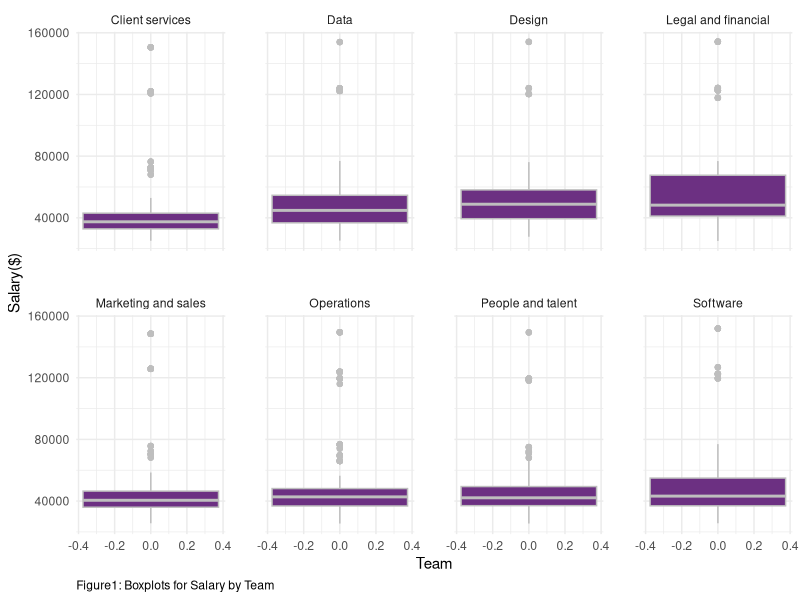
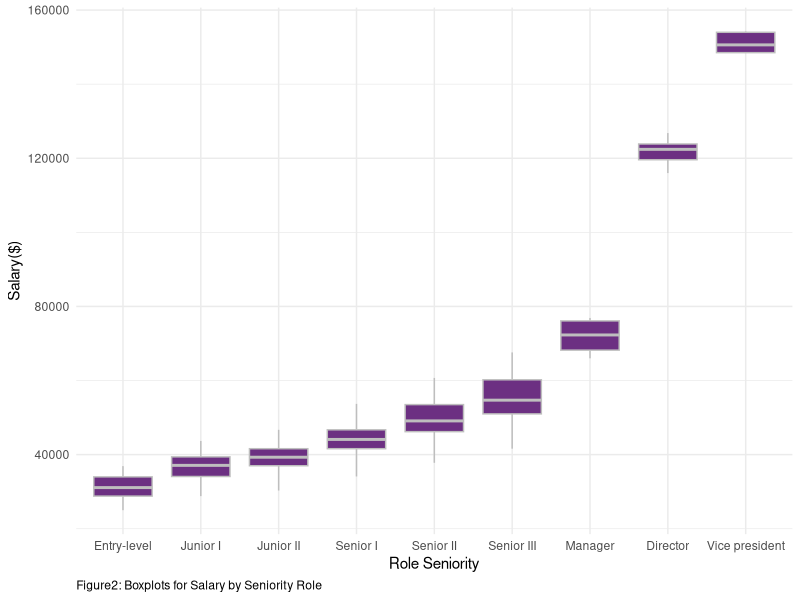
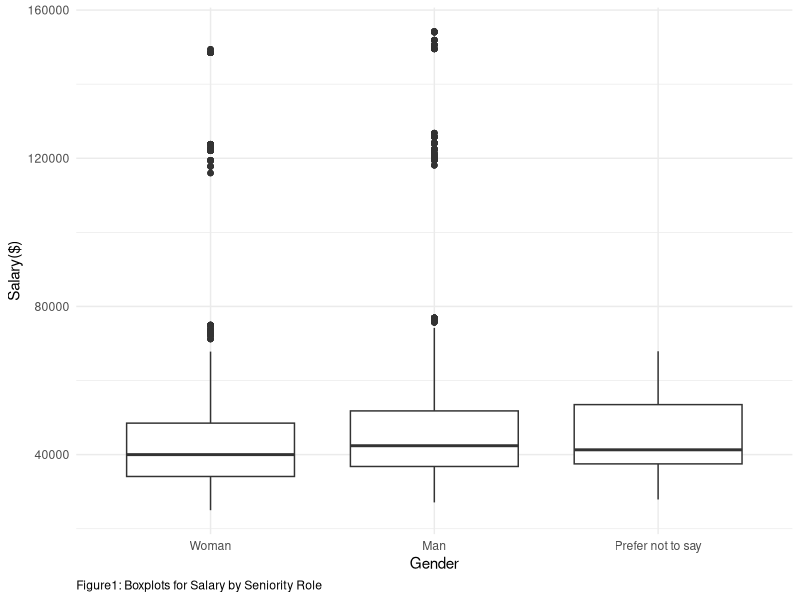
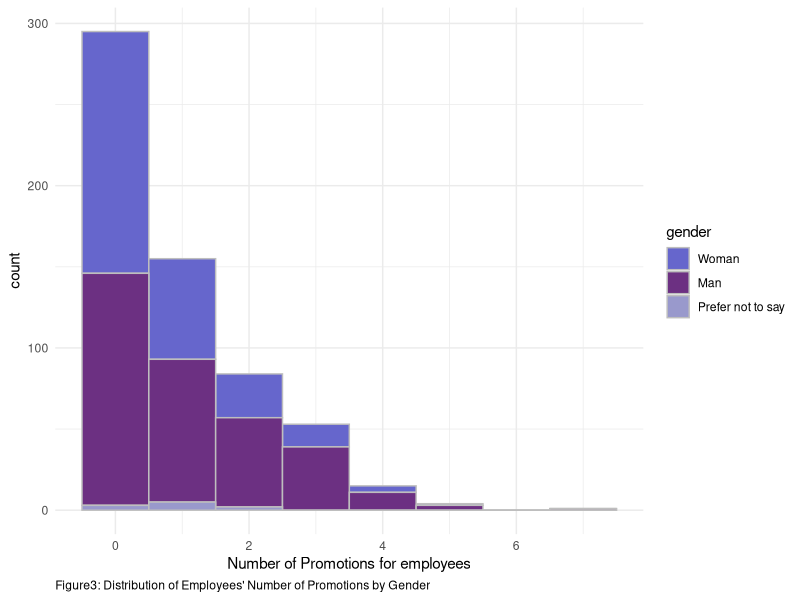
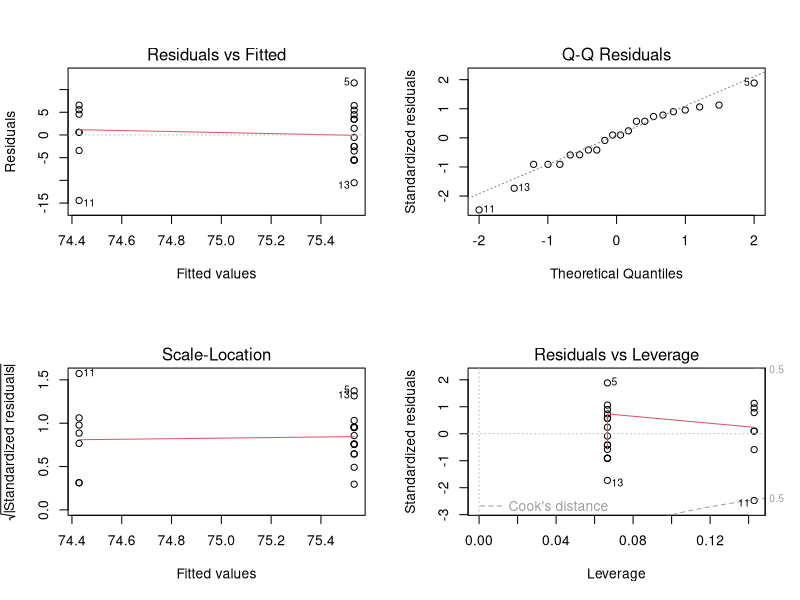
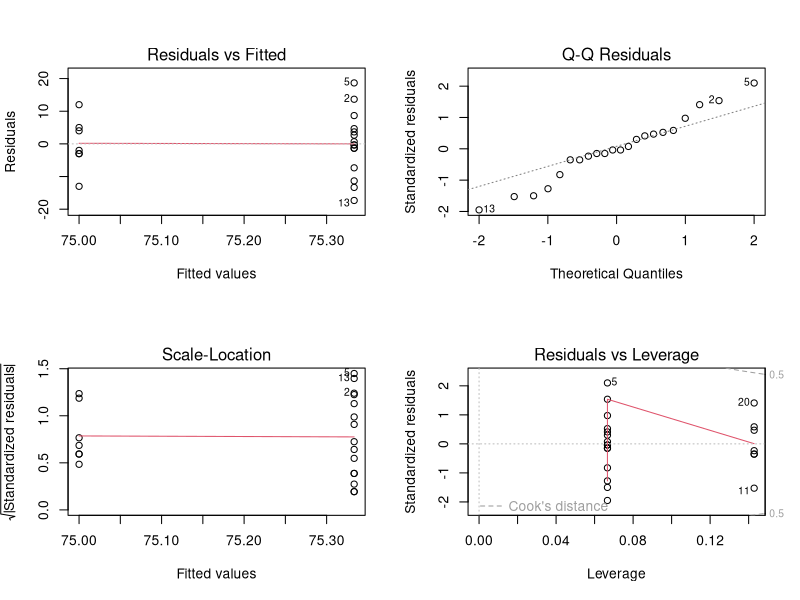
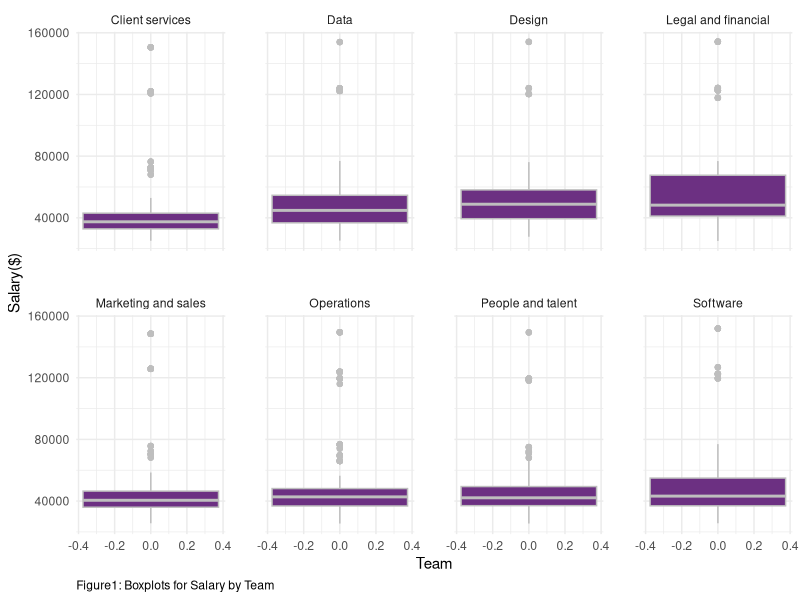
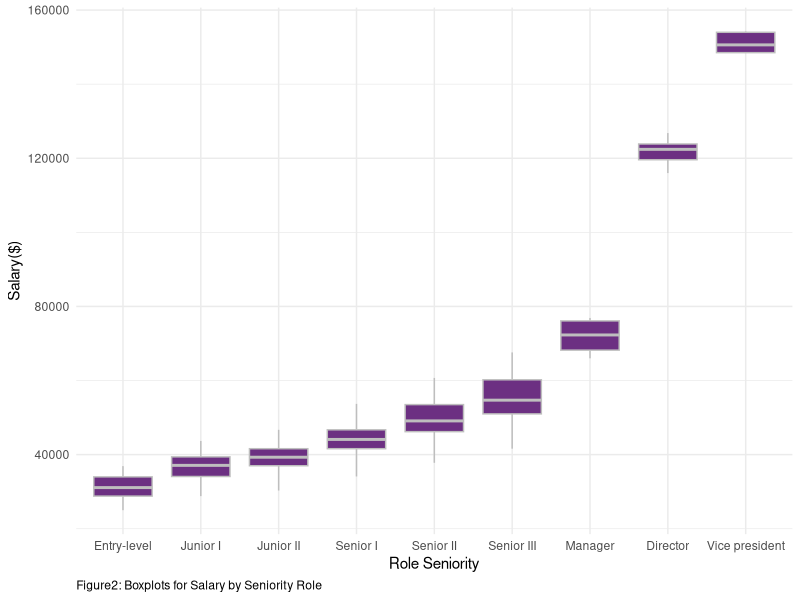

These figures' R source, in order:
## ---- chunk 1
library(tidyverse)
library(lme4)
library(mgcv)
library(kableExtra)
#install.packages("gridExtra")
library(gridExtra)
# this should supress all code and messages
knitr::opts_chunk$set(include=FALSE)
## ---- chunk 2
############################################################################################################
#DATA CLEANING PART
############################################################################################################

# read in the data
black_saber_current_employees <- read_csv("data/black-saber-current-employees.csv")

#change salary varaible from characters to doubles
black_saber_current_employees_cleaned <- black_saber_current_employees %>% 
  mutate(salary = str_extract_all(salary, "\\d+,\\d+")) %>% #only extracting the number part(i.e., remove $)
  mutate(salary = str_remove_all(salary, ",")) %>% # remove comma(,)
  mutate(salary = as.numeric(salary)) %>% #change to doubles
  #changing the orders of role as hierarchy, rather than alphabetical order(see below note)
  mutate(role_seniority = fct_relevel(role_seniority, "Manager", after = 7)) %>% 
  mutate(role_seniority = fct_relevel(role_seniority, "Director", after = 7)) %>%
  #changing the orders of gender for clairty in explanation for promotion analaysis part
  mutate(gender = fct_relevel(gender, "Woman", after = 0))

#NOTES
#(Before changing): Director Entry-level Junior I Junior II Manager Senior I Senior II Senior III Vice president
#(After chaning): “Entry-level”,“Junior I”,“JuniorII”,“Senior I”,“Senior II”,“Senior III”,“Manager”, “Director”,“Vicepresident” 

## ---- chunk 3
#########################################################################################################
#EXPLORATORY ANALYSIS
#########################################################################################################
# create a visualisation (a boxplot to see if teams have systematic differences in their salary)
#some teams might be more important to the company 
#e.g., bc it is a software company, software team might be more valuable to the company and thus receive higher salary, yet this is fair in the sense that the Gideon wants salary based on "talent and value to the company”)

my_plot_salary_by_role_team <- black_saber_current_employees_cleaned %>% 
  ggplot(aes(y = salary)) +
  facet_wrap(~team, nrow = 2) +
  geom_boxplot(colour = "grey", fill = "#6C3082") +
  theme_minimal() +
  labs(x = "Team", y= "Salary($)", caption = "Figure1: Boxplots for Salary by Team") + 
  theme(panel.spacing = unit(2, "lines")) +
  theme(plot.caption = element_text(hjust = 0))

my_plot_salary_by_role_team
ggsave("images/salary_boxplot_team.png", width = 6, height = 4)

## ---- chunk 4

#exploring whether there is difference in salary by roles.
#there should be difference, since higher the role, the more salary people earn since they are more valuable to the company

my_plot_salary_by_role <- black_saber_current_employees_cleaned %>% 
  ggplot(aes(x = role_seniority, y = salary)) +
  geom_boxplot(colour = "grey", fill = "#6C3082") +
  theme_minimal() +
  labs(x="Role Seniority", y= "Salary($)", caption = "Figure2: Boxplots for Salary by Seniority Role") +
  theme(plot.caption = element_text(hjust = 0))

my_plot_salary_by_role
ggsave("images/salary_boxplot_role.png", width = 6, height = 3)

#side note: does follow the seniority trend, which is Least senior to most senior: “Entry-level”,“Junior I”,“JuniorII”,“Senior I”,“Senior II”,“Senior III”,“Manager”, “Director”,“Vicepresident”

## ---- chunk 5
#########################################################################################################

#exploring whether there is gender difference in salary
my_plot_salary_by_gender <- black_saber_current_employees_cleaned %>% 
  ggplot(aes(x = gender, y = salary)) +
  geom_boxplot() +
  theme_minimal() +
  labs(x = "Gender", y= "Salary($)", caption = "Figure1: Boxplots for Salary by Seniority Role") +
  theme(plot.caption = element_text(hjust = 0))

  
my_plot_salary_by_gender
#result(interpretation of the plot): Gender does not seem to have fixed effect on salary. In other words, no gender bias, which is good considering EDI (but when doing model comparison, we will see whether such is true numerically)

ggsave("images/salary_boxplot_gender.png", width = 6, height = 4)

#########ONE-WAY ANOVA ON SALARY AND GENDER AS GROUP####################

lmod_gender <- lm(salary ~ gender, data = black_saber_current_employees_cleaned)
#summary(lmod_gender)
#HOWEVER, UNLIKE THE VISUALIZATION, THERE WAS A SIGNIFICANT DIFFERENCE IN GENDER! THERE MIGHT BE GENDER BIAS IN SALARY(we will see this in model fitting part)

## ---- chunk 6
#########################################################################################################
#MODEL FITTING
#########################################################################################################

#fitting a linear mixed model while setting financial quarter (financial_q)
#rationale: in some quarters, the company earns a lot of money and so all employees earn more money in that quarter, but when the quarter is not good, all earn less money.

salary_lmer <- lmer(salary ~ gender + team + role_seniority + leadership_for_level + productivity + (1|financial_q), data = black_saber_current_employees_cleaned)
#summary(salary_lmer)

#cannot take face-value to whether team has systematic difference and so just to check, we added this model without team so that when we compare it with salary_lmer, we can know whether we must include team or not fpre better prediction.
salary_lmer_no_team <- lmer(salary ~ gender + role_seniority + leadership_for_level + productivity + (1|financial_q), data = black_saber_current_employees_cleaned)
#summary(salary_lmer)

salary_lmer_no_gender <- lmer(salary ~ team + role_seniority + leadership_for_level + productivity + (1|financial_q), data = black_saber_current_employees_cleaned)
#summary(salary_lmer_no_gender)

## ---- chunk 7
#########################################################################################################
#MODEL COMPARISION TEST
#########################################################################################################


#THIS TEST CONFIRMS THAT THERE IS A GENDER BIAS IN SALARY
lmtest::lrtest(salary_lmer, salary_lmer_no_gender)
#conclusion: indeed, becuase the p-value is significant, simpler model does NOT explain better than complex model = should include gender to have better predictive ability...

## ---- chunk 8
#This test confirms that we need team as predictor
lmtest::lrtest(salary_lmer, salary_lmer_no_team)
## ---- chunk 9
salary_table <- cbind(Estimate = summary(salary_lmer)$coef[,1])
kable(round(salary_table[1:3,],4), col.names = c("Estimate"), caption = "Partial Table of Coefficient Estimates for Salary Model Including Gender", booktabs = TRUE, valign = "t", format = "pandoc") %>%
  kable_styling(latex_options = "scale_down")
## ---- chunk 10
############################################################################################################
#DATA CLEANING PART
############################################################################################################
# create a variable called promotion count that keeps track of the number of times
# each employee got promoted
employee_data <- black_saber_current_employees_cleaned %>%
  mutate(employee_role = as.numeric(role_seniority)) %>%
  select(employee_id, employee_role) %>%
  group_by(employee_id)%>%
  mutate(initial_role=min(employee_role)) %>%
  mutate(current_role=max(employee_role)) %>%
  mutate(promotion_count = current_role - initial_role) %>%
  select(employee_id, promotion_count) %>%
  unique()

# `work_period` variable counts how many financial quarters each employee has gone through
# this gives us an idea of how long each employee has been working at the company
working_period <- black_saber_current_employees_cleaned %>%
  group_by(employee_id) %>%
  summarise(work_period = n())

# create a new variable called `employee_role` which saves role_seniority as numbers and
# create another variable called `initial_role` that indicates the initial role of the employee
role_seniority_data <- black_saber_current_employees_cleaned %>% 
  mutate(employee_role = as.numeric(role_seniority)) %>%
  select(employee_id, employee_role) %>%
  unique()%>%
  group_by(employee_id)%>%
  mutate(initial_role=min(employee_role)) %>%
  mutate(current_role=max(employee_role))

# data that only contains the most recent (2020 Q4) information on each employee
promotion_data <- full_join(black_saber_current_employees_cleaned, employee_data) %>%
  left_join(working_period) %>%
  mutate(year = as.numeric(str_extract_all(financial_q, "\\d+\\d+"))) %>%
  mutate(quarter = as.numeric(substr(financial_q,7,7))) %>% 
  group_by(employee_id) %>%
  mutate(recent_year = max(year)) %>%
  filter(year == recent_year) %>%
  mutate(recent_quarter = max(quarter)) %>%
  filter(quarter == recent_quarter) %>%
  right_join(y = role_seniority_data) %>% 
  filter(employee_role == current_role) %>% 
  select(-c(year, quarter, recent_year, recent_quarter, current_role, employee_role, initial_role))

## ---- chunk 11
#########################################################################################################
#EXPLORATORY ANALYSIS
#########################################################################################################

# proportion of different numbers of promotion
prop.table(table(promotion_data$promotion_count))

# mean number of promotions
mean(promotion_data$promotion_count)
sd(promotion_data$promotion_count)
## ---- chunk 12

promotion_count_by_gender_plot <- promotion_data %>% 
  ggplot(aes(x = promotion_count, fill = gender)) +
  geom_histogram(colour = "grey", binwidth= 1) +
  theme_minimal() +
  labs(x = "Number of Promotions for employees", caption = "Figure3: Distribution of Employees' Number of Promotions by Gender") + 
  scale_fill_manual(values=c("#6666CC", "#6C3082","#9999CC")) +
  theme(plot.caption = element_text(hjust = 0))

promotion_count_by_gender_plot
ggsave("images/promotion_count_by_gender_plot.png", width = 6, height = 4)
## ---- chunk 13
########################################################################################################
# Assumption check
########################################################################################################

mean_variance_model <- promotion_data %>% 
  group_by(gender) %>% 
  summarise(mean = mean(promotion_count), var = round(sd(promotion_count)^2,1))

## ---- chunk 14
#########################################################################################################
#MODEL FITTING
#########################################################################################################
# test model to see if gender, leadership level and productivity of each employee affect their number of promotions
# (offset: account for different work periods for the employees, while allowing for counts to still be the response.)

# model with covariates gender, leadership and productivity
mod1 <- glm(promotion_count ~ gender + leadership_for_level + productivity, family = poisson, offset = log(work_period), data = promotion_data)
# model with covariates leadership and productivity only
mod2 <- glm(promotion_count ~ leadership_for_level + productivity, family = poisson, offset = log(work_period), data = promotion_data)
# model with covariates gender, leadership, productivity, salary, and role_seniority
mod3 <- glm(promotion_count ~ gender + leadership_for_level + productivity + salary + role_seniority, family = poisson, offset = log(work_period), data = promotion_data)
# model with covariates leadership, productivity, salary, and role_seniority only
mod4 <- glm(promotion_count ~ leadership_for_level + productivity + salary + role_seniority, family = poisson, offset = log(work_period), data = promotion_data)

# compare models with common covariates of leadership and productivity, with and without gender
anova(mod1, mod2, test = "Chisq")
# more complex model with gender is better

# compare models with common covariates of leadership, productivity, salary, and role_seniority, with and without gender
anova(mod3, mod4, test = "Chisq")
# more complex model with gender is better

# compare the two preferable models from the previous tests to determine the final model
anova(mod1, mod3, test = "Chisq")
# strong evidence against the hypothesis that the simpler model fits the data just well
## ---- chunk 15
table <- cbind(Estimate = summary(mod3)$coef[,1],
               confint(mod3))
kable(round(table[1:3,],4), caption = "Partial Table of Coefficient Estimates and 95% Confidence Interval for Gender in the Final Model", booktabs = TRUE, valign = "t", format = "pandoc") %>%
  kable_styling(latex_options = "scale_down")
## ---- chunk 16
#########################################################################################################
#DATA CLEANING PART
#########################################################################################################

# read in the data
phase1_applicants <- read.csv("data/phase1-new-grad-applicants-2020.csv")
phase2_applicants <- read.csv("data/phase2-new-grad-applicants-2020.csv")
phase3_applicants <- read.csv("data/phase3-new-grad-applicants-2020.csv")
final_hired <- read.csv("data/final-hires-newgrad_2020.csv")

#make new variable which tells whether applicant is accepted for each phase or not
#add gender if the dataset doesn't have
final_hired_cleaned <- final_hired %>% 
  mutate(hired = 1)

phase3_applicants_cleaned <- phase3_applicants %>% 
  full_join(final_hired_cleaned) %>% 
  mutate(hired = replace_na(hired, 0)) %>% 
  left_join(phase2_applicants) %>% 
  select(applicant_id : hired, gender) %>% 
  mutate(gender = fct_relevel(gender, "Woman", after = 0)) %>% 
  mutate(hired_word = case_when(hired == 0 ~ "Fail", 
                                         hired == 1 ~ "Pass")) %>% 
  mutate(phase2accepted = 1)

phase2_applicants_cleaned <- phase2_applicants %>% 
  full_join(phase3_applicants_cleaned) %>% 
  mutate(phase2accepted = replace_na(phase2accepted, 0)) %>% 
  select(applicant_id, gender, technical_skills:speaking_skills, phase2accepted) %>%
  mutate(gender = fct_relevel(gender, "Woman", after = 0)) %>% 
  mutate(phase2accepted_word = case_when(phase2accepted == 0 ~ "Fail", 
                                         phase2accepted == 1 ~ "Pass")) %>% 
  mutate(phase1accepted = 1) # %>% 
  #filter(gender != "Prefer not to say")

phase1_applicants_cleaned <- phase1_applicants %>% 
  full_join(phase2_applicants_cleaned) %>% 
  select(applicant_id:work_experience, phase1accepted) %>% 
  mutate(phase1accepted = replace_na(phase1accepted, 0)) %>%
  mutate(gender = fct_relevel(gender, "Woman", after = 0)) %>% 
  mutate(phase1accepted_word = case_when(phase1accepted == 0 ~ "Fail",
                                         phase1accepted == 1 ~ "Pass"))

phase2_applicants_cleaned <- filter(phase2_applicants_cleaned, gender != "Prefer not to say")
## ---- chunk 17
#########################################################################################################
#EXPLORATORY ANALYSIS
#########################################################################################################

#proportion of female
sum(phase1_applicants$gender == "Woman") / nrow(phase1_applicants)
sum(phase1_applicants$gender == "Prefer not to say") / nrow(phase1_applicants)
sum(phase2_applicants_cleaned$phase2accepted ==1) / nrow(phase2_applicants_cleaned)

# create a visualisation (a boxplot to see if gender has systematic differences in their phase approved)

#stacked bar chart that displays the proportion of applicants with each accepted group, for each gender
bar_proportion_phase1 <- ggplot(data = phase1_applicants_cleaned, aes(x = gender, fill = phase1accepted_word)) +
  geom_bar(position = "fill") +
  scale_fill_manual(values=c("#9999CC", "#6C3082")) +
  theme_minimal() +
  labs(title = "Pass Rate in Phase 1 by Gender",
       x = "Gender", y = "Approved Proportion") + 
  theme(legend.position = "none")

bar_proportion_phase2 <- ggplot(data = phase2_applicants_cleaned, aes(x = gender, fill = phase2accepted_word)) +
  geom_bar(position = "fill") +
  scale_fill_manual(values=c("#9999CC", "#6C3082")) +
  theme_minimal() +
  labs(title = "Pass Rate in Phase 2 by Gender",
       x = "Gender", y = "Approved Proportion") +
  theme(legend.title = element_blank())

bar_proportion_phase1_2 <- arrangeGrob(bar_proportion_phase1, bar_proportion_phase2, ncol=2)
ggsave(file="images/hiring_barchart_gender.png", bar_proportion_phase1_2)

box_interviewer1 <- ggplot(phase3_applicants_cleaned, aes(x = gender, y = interviewer_rating_1)) +
  geom_boxplot() +
  ylim(55, 95) +
  theme_minimal() +
  labs(title = "interviewer1 scores by Gender", x = "Gender", y= "rating") +
  theme(plot.title = element_text(hjust = 0.5))
  
box_interviewer2 <- ggplot(phase3_applicants_cleaned, aes(x = gender, y = interviewer_rating_2)) +
  geom_boxplot() +
  ylim(55, 95) +
  theme_minimal() +
  labs(title = "interviewer2 scores by Gender", x = "Gender", y= "rating") +
  theme(plot.title = element_text(hjust = 0.5))

box_proportion_interviewer1_2 <- arrangeGrob(box_interviewer1, box_interviewer2, ncol=2)
ggsave(file="images/hiring_boxplot_gender.png", box_proportion_interviewer1_2)
## ---- chunk 18
#########################################################################################################
#MODEL FITTING
#########################################################################################################

#use generalized linear model since all variables take large part of grades

#model where gender is only predictor
phase1_gender <- glm(phase1accepted ~ gender, family = binomial, data = phase1_applicants_cleaned)
confint(phase1_gender)

#generalized linear model with all variables except for gender
phase1_glm_no_gender <- glm(phase1accepted ~ team_applied_for + cover_letter + cv+ gpa + extracurriculars + work_experience, family = binomial(link = "logit"), data = phase1_applicants_cleaned)

#generalized linear model with all variables including gender
phase1_glm <- glm(phase1accepted ~ team_applied_for + cover_letter + cv+ gpa + gender +  extracurriculars + work_experience, family = binomial(link = "logit"), data = phase1_applicants_cleaned)

#deviance test to know including gender is better
drop_in_deviance <- anova(phase1_glm_no_gender, phase1_glm, test = "Chisq")
drop_in_deviance
## ---- chunk 19
#model where gender is only predictor
phase2_gender <- glm(phase2accepted ~ gender, family = binomial, data = phase2_applicants_cleaned)
confint(phase2_gender)

#generalized linear model with all variables except for gender
phase2_glm_no_gender <- glm(phase2accepted ~ technical_skills + writing_skills + speaking_skills + leadership_presence , family = binomial(link = "logit"), data = phase2_applicants_cleaned)

#generalized linear model with all variables including gender
phase2_glm <- glm(phase2accepted ~ technical_skills + writing_skills + speaking_skills + leadership_presence + gender, family = binomial(link = "logit"), data = phase2_applicants_cleaned)

#deviance test to know including gender is better
drop_in_deviance <- anova(phase2_glm_no_gender, phase2_glm, test = "Chisq")
drop_in_deviance
## ---- chunk 20
#Simple linear model with gender covariate for interviewer 1
phase3_interviewer1 <- lm(interviewer_rating_1 ~ gender, data = phase3_applicants_cleaned)
confint(phase3_interviewer1)

#Simple linear model with gender covariate for interviewer 2
phase3_interviewer2 <- lm(interviewer_rating_2 ~ gender, data = phase3_applicants_cleaned)
confint(phase3_interviewer2)

#Checking assumption
par(mfrow=c(2,2))
plot(phase3_interviewer1)
par(mfrow=c(2,2))
plot(phase3_interviewer2)
## ---- chunk 21
# full summary output for salary model
salary_table <- cbind(Estimate = summary(salary_lmer)$coef[,1])
kable(round(salary_table[,],4), col.names = c("Estimate"), caption = "Full Table of Coefficient Estimates for Salary Model", booktabs = TRUE, valign = "t", format = "pandoc") %>%
  kable_styling(latex_options = "scale_down")

# full summary output and 95% CIs for promotion model
promotion_table <- cbind(Estimate = summary(mod3)$coef[,1],
               confint(mod3))
kable(round(table,4), caption = "Estimates with 95% confidence intervals", booktabs = TRUE, valign = "t", format = "pandoc") %>%
  kable_styling(latex_options = "scale_down")
